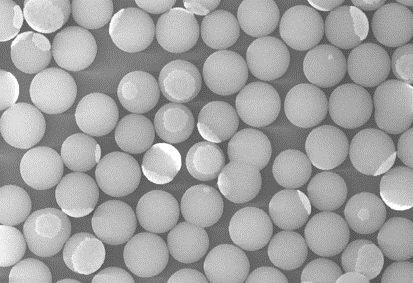
#> input picture Bordes y Distancias/imagen/bordes.png, 413 x 283 px
$ python 'bordes 2do metodo.py'   (older library calls are emulated)
#> lines starting #> are read from the running program, lines starting #| are printed output that depends on the picture
import cv2
import numpy as np
from pathlib import Path

current_directory = Path(__file__).resolve().parent
path = f"{current_directory}/imagen/bordes.png"
path1 = f"{current_directory}/imagen/bordes2doMetodo.png"

# Cargar la imagen
img=cv2.imread(path)
#> img is the input picture: shape (283, 413, 3); min 81, max 255, mean 163.8

# Aplicar el filtro para suavizar imagenes Filtro Non-local Means
ksize = 15 # Tamaño del kernel
smoothed = cv2.fastNlMeansDenoisingColored(img, None, 10, 10, 7, ksize)

# Aplicar el operador de Sobel en dirección horizontal y vertical
sobel_x = cv2.Sobel(smoothed, cv2.CV_64F, 1, 0,ksize=3)
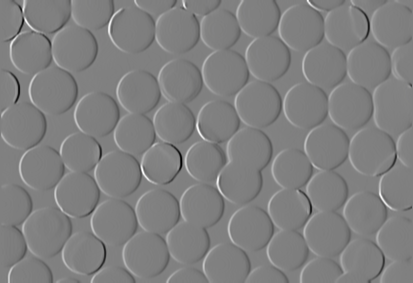
#> sobel_x: shape (283, 413, 3) float64; mean B, G, R -0.4, -0.4, -0.4; drawn with min black and max white
sobel_y = cv2.Sobel(smoothed, cv2.CV_64F, 0, 1,ksize=3)
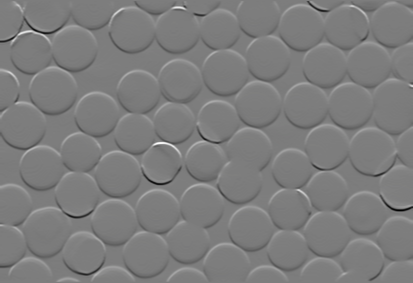
#> sobel_y: shape (283, 413, 3) float64; mean B, G, R 0.1, 0.1, 0.1; drawn with min black and max white
# Se usa para convertir la matriz a un tipo de datos de 8 bits sin signo (unsigned int).
sobel_x = np.uint8(np.absolute(sobel_x))
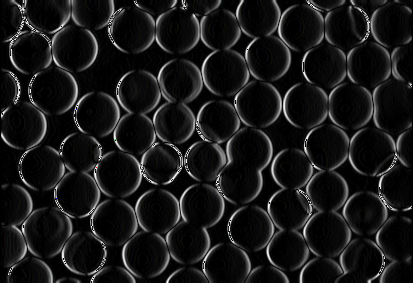
#> sobel_x: shape (283, 413, 3); mean B, G, R 24.8, 24.8, 24.8
sobel_y = np.uint8(np.absolute(sobel_y))
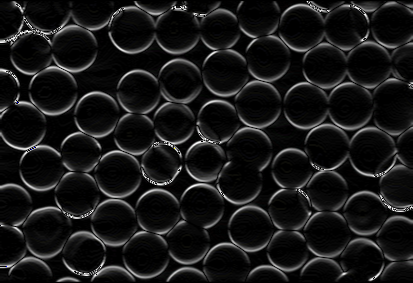
#> sobel_y: shape (283, 413, 3); mean B, G, R 24.4, 24.4, 24.4
sobelU = cv2.bitwise_or(sobel_x,sobel_y)
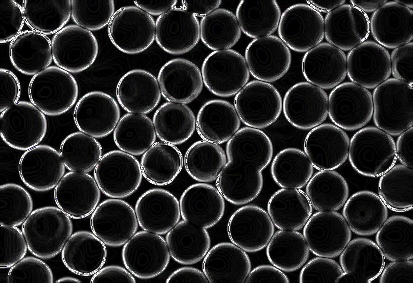
#> sobelU: shape (283, 413, 3); mean B, G, R 40.3, 40.3, 40.3

#Mostrar imagen original
cv2.imshow("Imagen original", img)
cv2.waitKey(0)

#Mostrar imagen suavizada
cv2.imshow("Imagen suavizada", smoothed)
cv2.waitKey(0)

#Sobel horizontal
cv2.imshow("sobel x", sobel_x)
cv2.waitKey(0)

#sobel vertical
cv2.imshow("sobel y", sobel_y)
cv2.waitKey(0)

#Mostrar la imagen resultante
cv2.imshow("Sobel Segundo Metodo", sobelU)
cv2.imwrite(path1, sobelU)
cv2.waitKey(0)
cv2.destroyAllWindows()

$ run again, with Bordes y Distancias/imagen/puerta.png copied over Bordes y Distancias/imagen/bordes.png
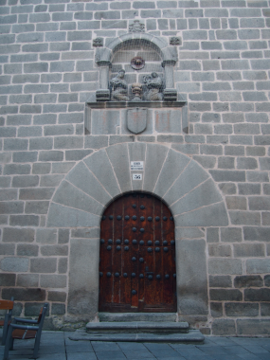
#> input picture Bordes y Distancias/imagen/puerta.png, 270 x 360 px
#> img is the input picture: shape (360, 270, 3); mean B, G, R 124.6, 118.7, 114.3
#> `sobel_y = cv2.Sobel(smoothed, cv2.CV_64F, 0, 1,ksize=3)`:
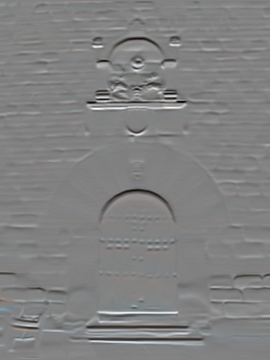
#> sobel_y: shape (360, 270, 3) float64; mean B, G, R -1.5, -1.7, -2; drawn with min black and max white
#> `sobelU = cv2.bitwise_or(sobel_x,sobel_y)`:
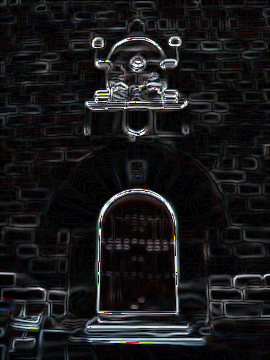
#> sobelU: shape (360, 270, 3); mean B, G, R 25.6, 24.6, 24.8
